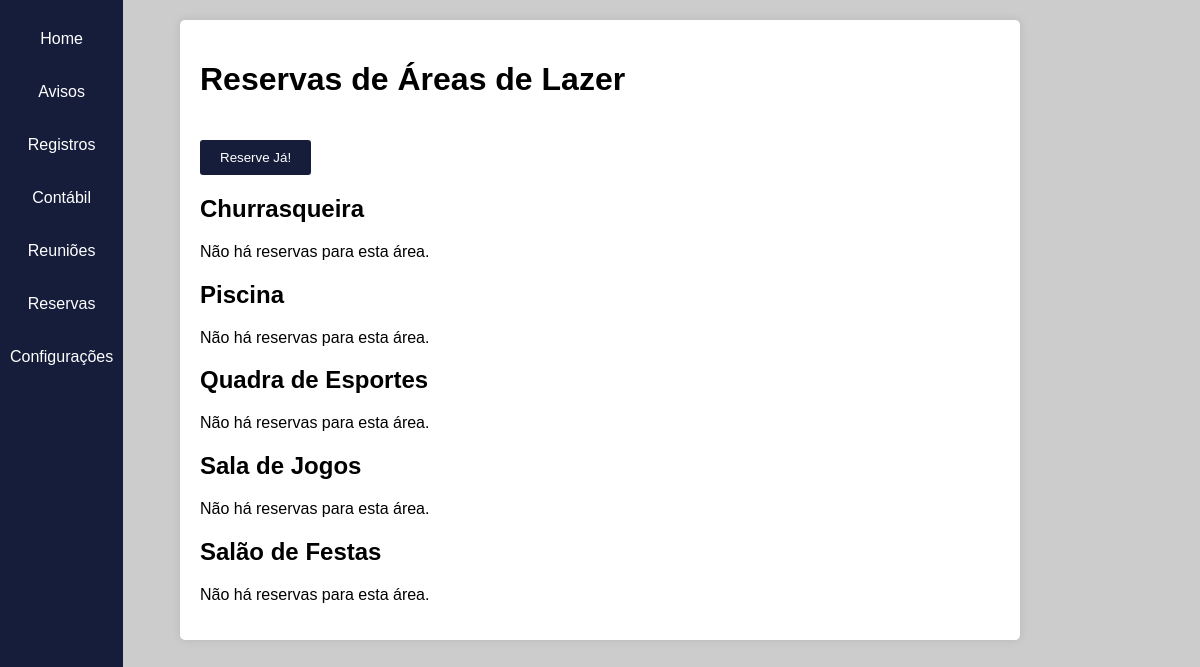
Before: /reservas/ with the older database file.
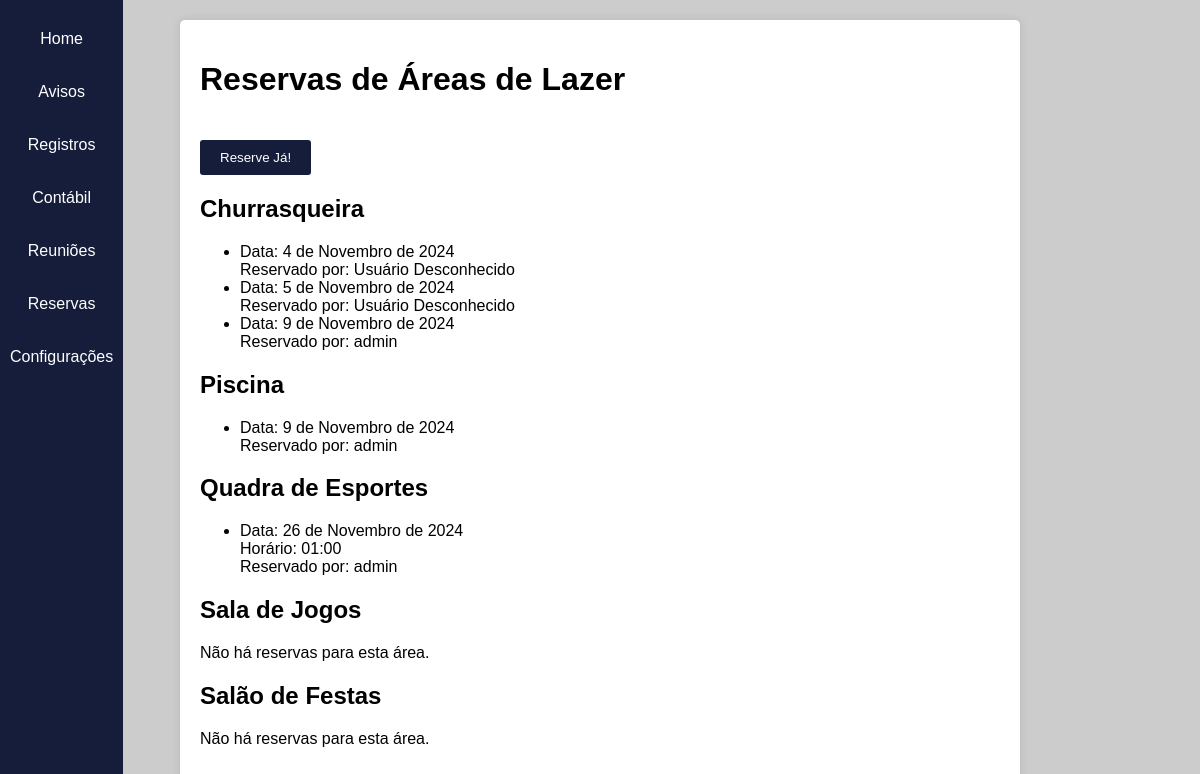
After: the same page with the newer database file.
### core/models.py (models this page shows, shortened)
class Reserva(models.Model):
    AREAS_CHOICES = [
        ('churrasqueira', 'Churrasqueira'),
        ('piscina', 'Piscina'),
        ('quadra', 'Quadra de Esporte'),
        ('sala-de-jogos', 'Sala de Jogos'),
        ('salao-de-festa', 'Salão de Festas'),
    ]
    BLOCO_CHOICES = [
        ('A', 'Bloco A'),
        ('B', 'Bloco B'),
        ('C', 'Bloco C'),
        ('D', 'Bloco D'),
        ('E', 'Bloco E'),
    ]
    area = models.CharField(max_length=20, choices=AREAS_CHOICES)
    data = models.DateField()
    hora = models.TimeField(blank=True, null=True)  # Apenas para áreas que exigem horário
    bloco = models.CharField(max_length=1, choices=BLOCO_CHOICES, blank=True, null=True)  # Apenas para salão de festas
    usuario_nome = models.CharField(max_length=100, default="Usuário Desconhecido")

### core/views.py (the view)
# urls.py: path('reservas/', views.listar_reservas, name='listar_reservas'),
def listar_reservas(request):
    reservas = Reserva.objects.all()
    reservas_por_area = {
        'Churrasqueira': reservas.filter(area='churrasqueira'),
        'Piscina': reservas.filter(area='piscina'),
        'Quadra de Esportes': reservas.filter(area='quadra'),
        'Sala de Jogos': reservas.filter(area='sala-de-jogos'),  # Corrigido o nome
        'Salão de Festas': reservas.filter(area='salao-de-festa'),  # Corrigido o nome
    }
    return render(request, 'core/reservas.html', {'reservas_por_area': reservas_por_area})

### templates/core/reservas.html (shortened to what this page needs)
{% load static %}
<!DOCTYPE html>
<html lang="en">
<head>
  <link rel="stylesheet" href="{% static 'css/reserva.css' %}">
</head>
<body>
  <nav id="side-bar">
    <ul>
      <li><a href="{% url 'home' %}">Home</a></li>
      <li><a href="{% url 'avisos' %}">Avisos</a></li>
      <li><a href="{% url 'registros' %}">Registros</a></li>
      <li><a href="{% url 'cobranca' %}">Contábil</a></li>
      <li><a href="{% url 'reuniao' %}">Reuniões</a></li>
      <li><a href="{% url 'reserva' %}">Reservas</a></li>
      <li><a href="{% url 'configuracoes' %}">Configurações</a></li>
    </ul>
  </nav>
  <div id="container">
    <h1>Reservas de Áreas de Lazer</h1>
    <button class="botao-reserva" onclick="location.href='{% url 'criar_reserva' %}'">Reserve Já!</button>
  {% for area, reservas in reservas_por_area.items %}
    <div class="area-reserva">
      <h2>{{ area }}</h2>
      {% if reservas %}
        <ul>
          {% for reserva in reservas %}
            <li>
              Data: {{ reserva.data }}<br>
              {% if reserva.hora %}
                Horário: {{ reserva.hora }}<br>
              {% endif %}
              Reservado por: {{ reserva.usuario_nome }}
            </li>
          {% endfor %}
        </ul>
      {% else %}
        <p>Não há reservas para esta área.</p>
      {% endif %}
    </div>
  {% endfor %}
  </div>
</body>
</html>

### static/css/reserva.css (style rules this page uses)
body { margin: 0; padding: 0; font-family: Arial, sans-serif; background-color: #ccc; }
#side-bar { width: auto; height: 100%; background-color: #151d3b; position: fixed; top: 0; left: -60px; transition: left 0.3s; }
#side-bar ul { list-style: none; padding: 0; margin: 20px 0; }
#side-bar ul li { text-align: center; margin-bottom: 15px; }
#side-bar ul li a { color: #ffffff; text-decoration: none; display: block; padding: 10px; transition: background-color 0.3s; }
#container { max-width: 800px; margin: 20px auto; padding: 20px; background-color: #fff; border-radius: 5px; box-shadow: 0px 0px 10px rgba(0, 0, 0, 0.1); }
button { padding: 10px 20px; background-color: #151d3b; color: #fff; border: none; border-radius: 3px; cursor: pointer; margin-top: 20px; }

Changed rows visible on the page:
added Reserva: data "4 de Novembro de 2024", usuario_nome "Usuário Desconhecido", shown under "Churrasqueira"
added Reserva: data "5 de Novembro de 2024", usuario_nome "Usuário Desconhecido", shown under "Churrasqueira"
added Reserva: data "9 de Novembro de 2024", usuario_nome "admin", shown under "Churrasqueira"
added Reserva: data "9 de Novembro de 2024", usuario_nome "admin", shown under "Piscina"
added Reserva: data "26 de Novembro de 2024", hora "01:00", usuario_nome "admin", shown under "Quadra de Esportes"
Other visible differences:
list line gone: "Não há reservas para esta área."
